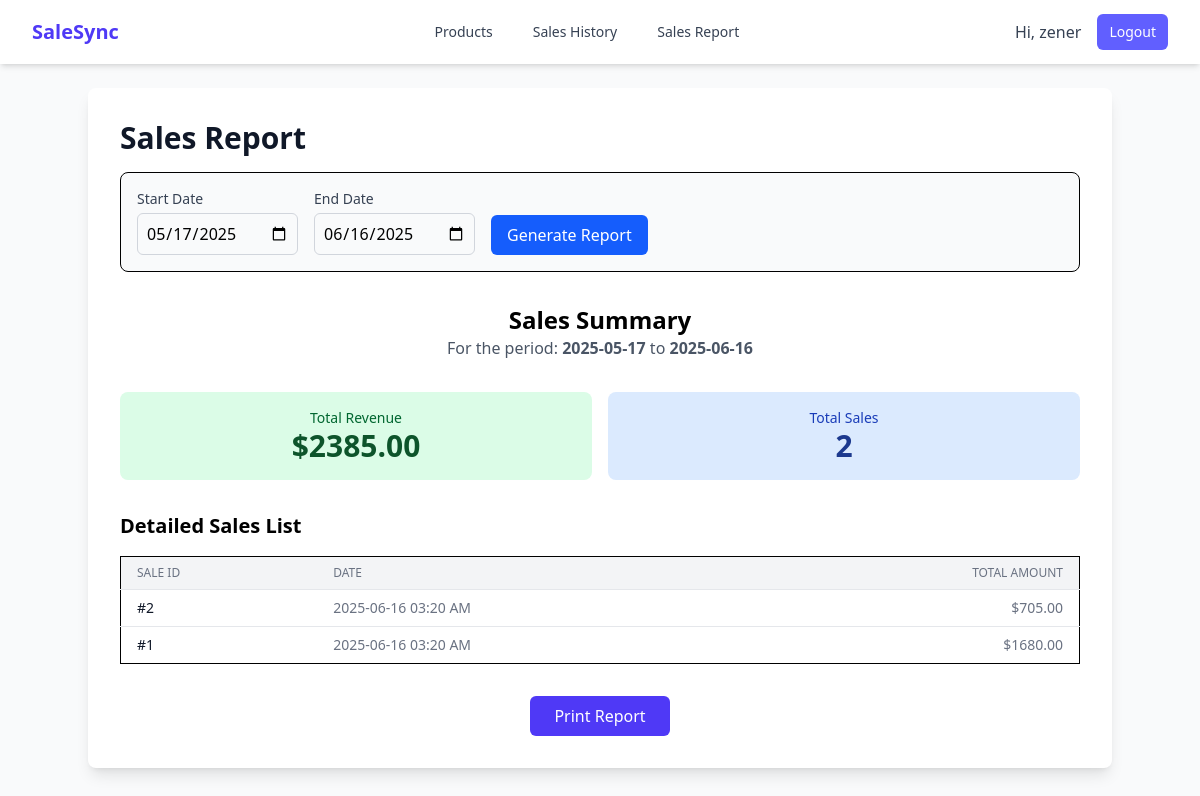
Page /sales/report/ (signed in) on the committed database.
### core/models.py (models this page shows, shortened)
class Sale(models.Model):
    created_at = models.DateTimeField(auto_now_add=True)
    customer_name = models.CharField(max_length=200, blank=True)
    @property
    def total_amount(self):
        return self.saleitem_set.aggregate(
            total=Sum(F('quantity') * F('price'))
        )['total'] or 0

### core/views.py (the view)
# urls.py: path('sales/report/', core_views.sales_report_view, name='sales_report'),
@login_required
def sales_report_view(request):
    end_date_str = request.GET.get('end_date', datetime.now().strftime('%Y-%m-%d'))
    start_date_str = request.GET.get('start_date', (datetime.now() - timedelta(days=30)).strftime('%Y-%m-%d'))
    start_date = datetime.strptime(start_date_str, '%Y-%m-%d')
    end_date = datetime.strptime(end_date_str, '%Y-%m-%d')
    end_date_inclusive = end_date.replace(hour=23, minute=59, second=59, microsecond=999999)
    sales_in_range = Sale.objects.filter(created_at__range=(start_date, end_date_inclusive))
    report_data = sales_in_range.aggregate(
        total_revenue=Sum(F('saleitem__quantity') * F('saleitem__price')),
        total_sales_count=Count('id', distinct=True)
    )
    context = {
        'sales': sales_in_range.order_by('-created_at'),
        'start_date': start_date_str,
        'end_date': end_date_str,
        'total_revenue': report_data.get('total_revenue') or 0,
        'total_sales_count': report_data.get('total_sales_count') or 0,
    }
    return render(request, 'core/sales_report.html', context)

### core/templates/core/sales_report.html (shortened to what this page needs)
{% extends 'base.html' %}
{% block content %}
<div class="max-w-5xl mx-auto bg-white p-8 rounded-lg shadow-lg">
    <div class="no-print mb-8">
        <h1 class="text-3xl font-bold text-gray-900">Sales Report</h1>
        <form method="get" class="mt-4 p-4 bg-gray-50 rounded-lg border flex items-end space-x-4">
            <div>
                <label for="start_date" class="block text-sm font-medium text-gray-700">Start Date</label>
                <input type="date" name="start_date" id="start_date" value="{{ start_date }}" class="mt-1 p-2 border border-gray-300 rounded-md">
            </div>
            <div>
                <label for="end_date" class="block text-sm font-medium text-gray-700">End Date</label>
                <input type="date" name="end_date" id="end_date" value="{{ end_date }}" class="mt-1 p-2 border border-gray-300 rounded-md">
            </div>
            <button type="submit" class="bg-blue-600 text-white px-4 py-2 rounded-md hover:bg-blue-700">Generate Report</button>
        </form>
    </div>
    <div id="report-content">
        <div class="text-center mb-8">
            <h2 class="text-2xl font-bold">Sales Summary</h2>
            <p class="text-gray-600">For the period: <strong>{{ start_date }}</strong> to <strong>{{ end_date }}</strong></p>
        </div>
        <div class="grid grid-cols-1 md:grid-cols-2 gap-4 mb-8 text-center">
            <div class="bg-green-100 p-4 rounded-lg">
                <p class="text-sm text-green-800">Total Revenue</p>
                <p class="text-3xl font-bold text-green-900">${{ total_revenue|floatformat:2 }}</p>
            </div>
            <div class="bg-blue-100 p-4 rounded-lg">
                <p class="text-sm text-blue-800">Total Sales</p>
                <p class="text-3xl font-bold text-blue-900">{{ total_sales_count }}</p>
            </div>
        </div>
        <h3 class="text-xl font-semibold mb-4">Detailed Sales List</h3>
        <table class="min-w-full divide-y divide-gray-200 border">
            <thead class="bg-gray-100">
                <tr>
                    <th class="px-4 py-2 text-left text-xs font-medium text-gray-500 uppercase">Sale ID</th>
                    <th class="px-4 py-2 text-left text-xs font-medium text-gray-500 uppercase">Date</th>
                    <th class="px-4 py-2 text-right text-xs font-medium text-gray-500 uppercase">Total Amount</th>
                </tr>
            </thead>
            <tbody class="bg-white divide-y divide-gray-200">
                {% for sale in sales %}
                <tr>
                    <td class="px-4 py-2 whitespace-nowrap text-sm font-medium text-gray-900">#{{ sale.id }}</td>
                    <td class="px-4 py-2 whitespace-nowrap text-sm text-gray-500">{{ sale.created_at|date:"Y-m-d h:i A" }}</td>
                    <td class="px-4 py-2 whitespace-nowrap text-right text-sm text-gray-500">${{ sale.total_amount|floatformat:2 }}</td>
                </tr>
                {% empty %}
                <tr>
                    <td colspan="3" class="px-6 py-4 text-center text-gray-500">No sales found in this period.</td>
                </tr>
                {% endfor %}
            </tbody>
        </table>
    </div>
    <div class="mt-8 text-center no-print">
        <button onclick="window.print()" class="bg-indigo-600 text-white px-6 py-2 rounded-md hover:bg-indigo-700">
            Print Report
        </button>
    </div>
</div>
{% endblock %}

### theme/templates/base.html (shortened to what this page needs)
{% load static tailwind_tags %}
<!DOCTYPE html>
<html lang="en">
<head>
    {% tailwind_css %}
</head>
<body class="bg-gray-50 font-sans antialiased">
    {% if user.is_authenticated %}
        <nav class="bg-white shadow-md no-print">
            <div class="max-w-7xl mx-auto px-4 sm:px-6 lg:px-8">
                <div class="flex items-center justify-between h-16">
                    <div class="flex-shrink-0">
                        <a href="{% url 'products' %}" class="font-bold text-xl text-indigo-600">SaleSync</a>
                    </div>
                    <div class="hidden md:block">
                        <div class="ml-10 flex items-baseline space-x-4">
                            <a href="{% url 'products' %}" class="text-gray-700 hover:bg-gray-200 hover:text-black px-3 py-2 rounded-md text-sm font-medium">Products</a>
                            <a href="{% url 'sales' %}" class="text-gray-700 hover:bg-gray-200 hover:text-black px-3 py-2 rounded-md text-sm font-medium">Sales History</a>
                            <a href="{% url 'sales_report' %}" class="text-gray-700 hover:bg-gray-200 hover:text-black px-3 py-2 rounded-md text-sm font-medium">Sales Report</a>
                        </div>
                    </div>
                    <div class="hidden md:flex items-center">
                        <span class="text-gray-700 mr-4">Hi, {{ user.username }}</span>
                        <form method="post" action="{% url 'logout' %}">
                            <button type="submit" class="bg-indigo-500 text-white px-3 py-2 rounded-md text-sm font-medium hover:bg-indigo-600">Logout</button>
                        </form>
                    </div>
                </div>
            </div>
        </nav>
    {% endif %}
    <main>
        <div class="max-w-7xl mx-auto py-6 sm:px-6 lg:px-8">
            {% block content %}
            {% endblock %}
        </div>
    </main>
</body>
</html>

### rows in the picture
Sale: id "2", created_at "2025-06-16 03:20 AM", total_amount "705.00"
Sale: id "1", created_at "2025-06-16 03:20 AM", total_amount "1680.00"

### other values in the picture
{{ user.username }} "zener"
{{ start_date }} "2025-05-17"
{{ end_date }} "2025-06-16"
{{ total_revenue|floatformat:2 }} "2385.00"
{{ total_sales_count }} "2"
